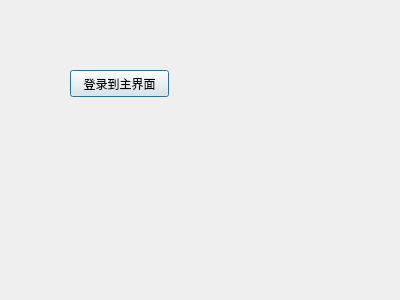
<?xml version="1.0" encoding="UTF-8"?>
<ui version="4.0">
 <class>LoginDialog</class>
 <widget class="QDialog" name="LoginDialog">
  <property name="geometry">
   <rect>
    <x>0</x>
    <y>0</y>
    <width>400</width>
    <height>300</height>
   </rect>
  </property>
  <property name="windowTitle">
   <string>Dialog</string>
  </property>
  <widget class="QPushButton" name="pushButton">
   <property name="geometry">
    <rect>
     <x>70</x>
     <y>70</y>
     <width>99</width>
     <height>27</height>
    </rect>
   </property>
   <property name="text">
    <string>登录到主界面</string>
   </property>
  </widget>
 </widget>
 <resources/>
 <connections>
  <connection>
   <sender>pushButton</sender>
   <signal>clicked()</signal>
   <receiver>LoginDialog</receiver>
   <slot>accept()</slot>
   <hints>
    <hint type="sourcelabel">
     <x>143</x>
     <y>82</y>
    </hint>
    <hint type="destinationlabel">
     <x>145</x>
     <y>138</y>
    </hint>
   </hints>
  </connection>
 </connections>
</ui>
